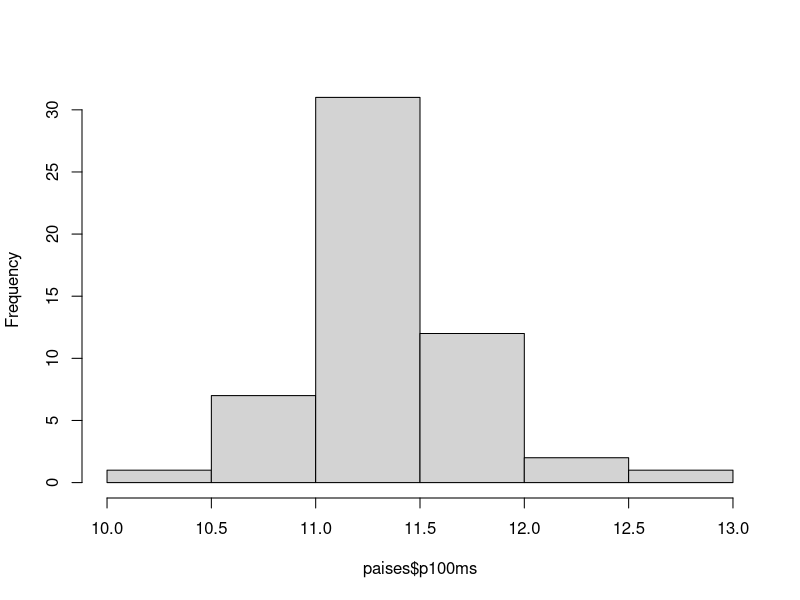
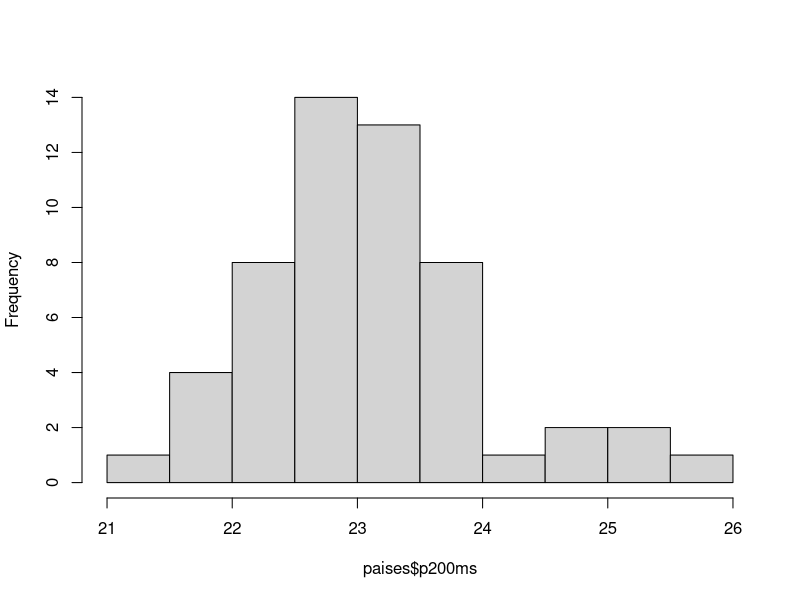
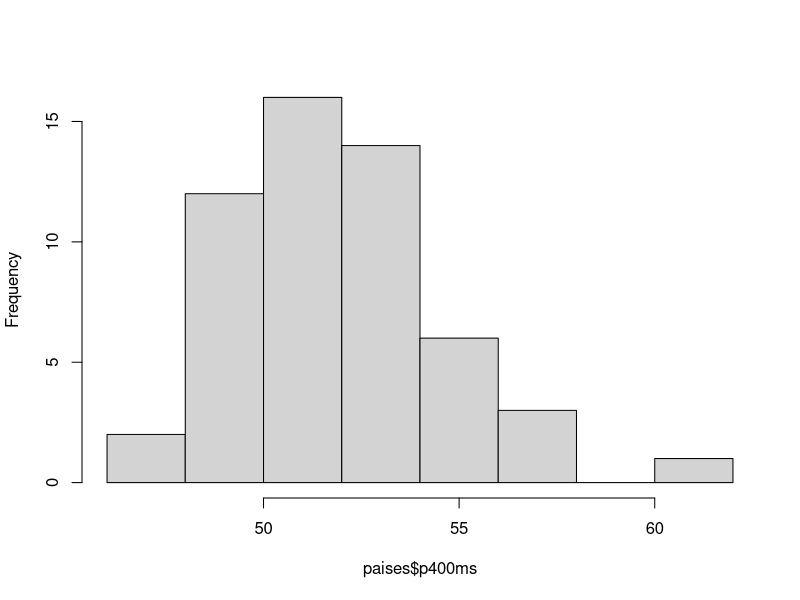
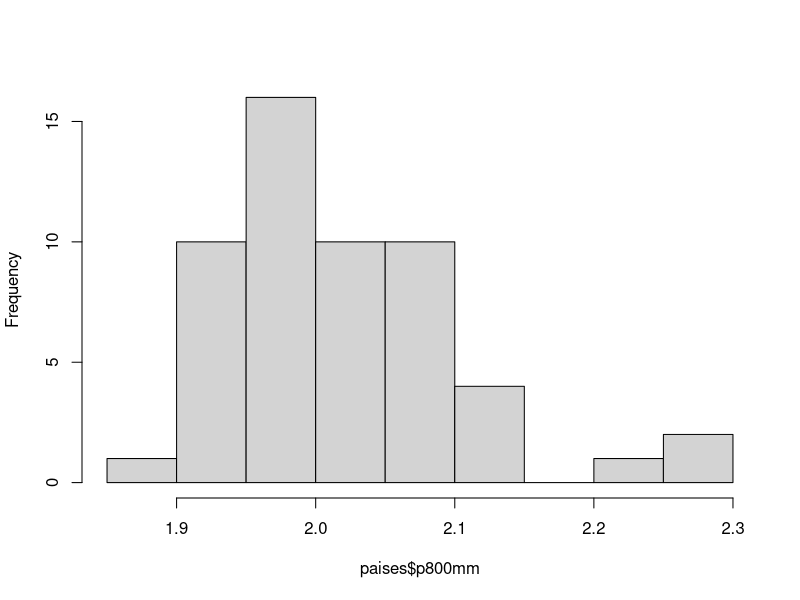
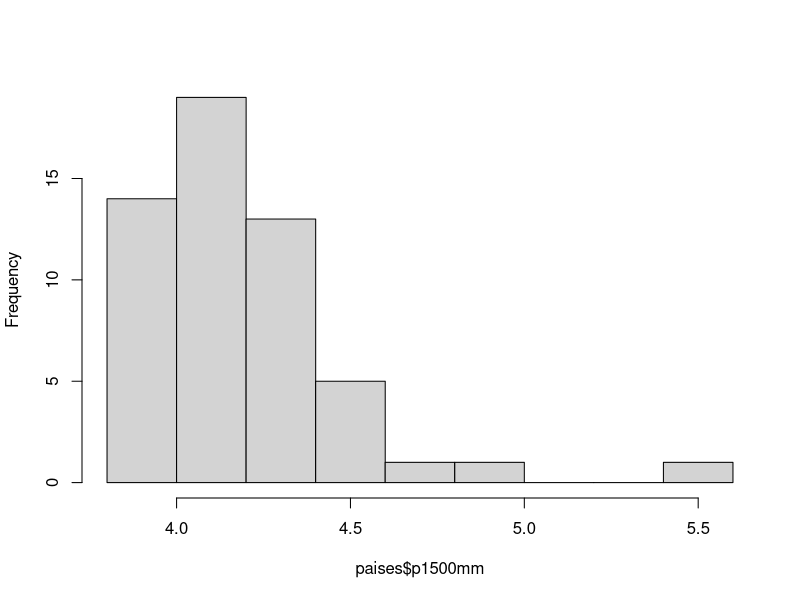
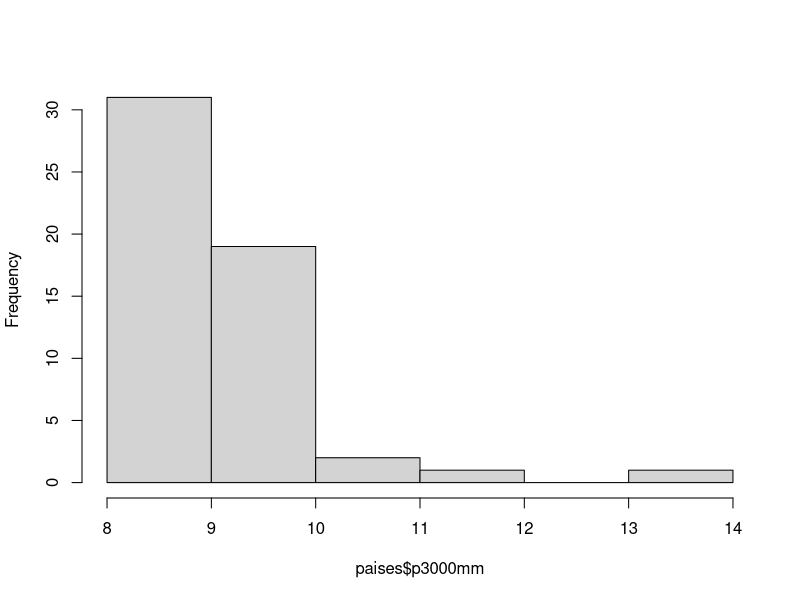
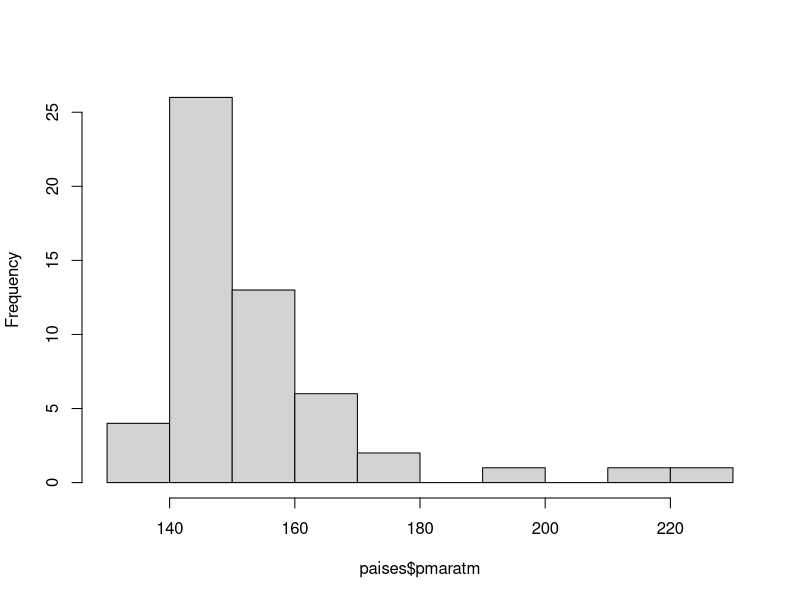
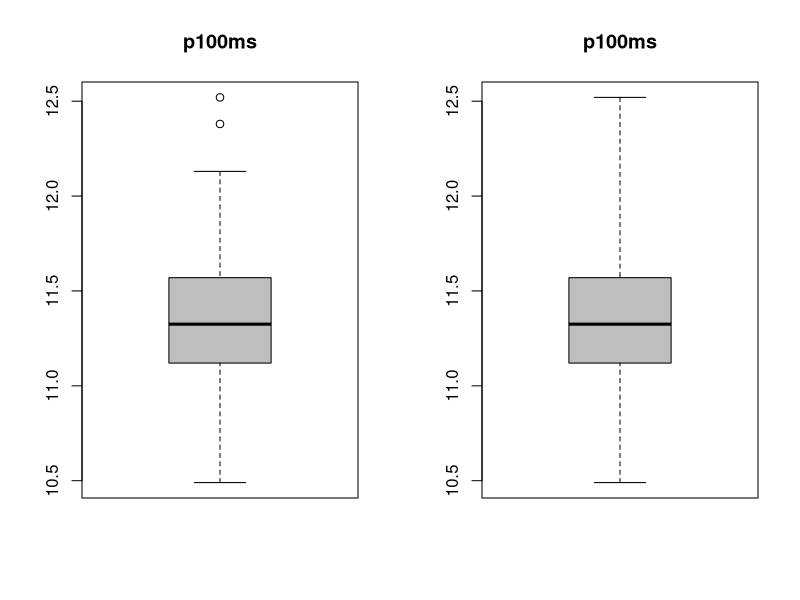

Write the R code that produced these figures, in order.
## ---- chunk 1
knitr::opts_chunk$set(echo = TRUE)
## ---- chunk 2
# Ler arquivo csv

paises <- read.csv("Base_Paises.csv", row.names=1, sep=";")


 
#Verificando o formato das variaveis
str(paises)

## ---- chunk 3
#Estatisticas descritivas
summary(paises)


## ---- chunk 4
# avaliando a distribuicaoo de cada variavel


hist(paises$p100ms,  main="")
hist(paises$p200ms,  main="")

hist(paises$p400ms,  main="")
hist(paises$p800mm,  main="")

hist(paises$p1500mm,  main="")
hist(paises$p3000mm,  main="")
hist(paises$pmaratm,  main="")


## ---- chunk 5
par (mfrow=c(1,2))
boxplot(paises$p100ms , main="p100ms", col="gray")
boxplot(paises$p100ms , main="p100ms", col="gray",range=3)

## ---- chunk 6
par (mfrow=c(1,7))
boxplot(paises$p100ms , main="p100ms", col="gray",range=3)
boxplot(paises$p200ms , main="p200ms" , col="gray" ,range=3)
boxplot(paises$p400ms,  main="p400ms", col="gray" ,range=3)
boxplot(paises$p800mm,  main="p800mm", col="gray",range=3)
boxplot(paises$p1500mm, main="p1500mm", col="gray" ,range=3)
boxplot(paises$p3000mm, main="p3000mm", col="gray",range=3)
boxplot(paises$pmaratm, main="pmaratm", col="gray",range=3)
par (mfrow=c(1,1))
  

## ---- chunk 7
# Realizando filtros

# selecionar as variaveis segmentadoras e excluindo outliers

paises_semout <- subset(paises, pmaratm <180, select=c(p100ms,p200ms,p400ms,p800mm, p1500mm,p3000mm,pmaratm) )

## ---- chunk 8
attach(paises_semout)

par (mfrow=c(1,7))
boxplot(paises_semout$p100ms , main="p100ms", col="brown",range=3)
boxplot(paises_semout$p200ms , main="p200ms", col="brown",range=3)
boxplot(paises_semout$p400ms,  main="p400ms" , col="brown",range=3)
boxplot(paises_semout$p800mm,  main="p800mm", col="brown",range=3)
boxplot(paises_semout$p1500mm, main="p1500mm", col="brown",range=3)
boxplot(paises_semout$p3000mm, main="p3000mm", col="brown",range=3)
boxplot(paises_semout$pmaratm, main="pmaratm", col="brown",range=3)
par (mfrow=c(1,7))


## ---- chunk 9

par (mfrow=c(3,3))

hist(p100ms)
hist(p200ms)
hist(p400ms)
hist(p800mm)
hist(p1500mm)
hist(p3000mm)
hist(pmaratm)
par (mfrow=c(1,1))



## ---- chunk 10

# matriz de correlacoes
matcor <- cor(paises_semout)
print(matcor, digits = 2)
 
# install.packages("corrplot")
library(corrplot)

corrplot::corrplot(matcor,  type = "lower" , method="number", col = "black", order="hclust")

## ---- chunk 11

# install.packages("lattice")
library(lattice)
library(ggplot2)


panel.cor <- function(x, y, digits=2, prefix ="", cex.cor,
    ...)  {
    usr <- par("usr")
    on.exit(par(usr))
    par(usr = c(0, 1, 0, 1))
    r <- cor(x, y , use = "pairwise.complete.obs")
    txt <- format(c(r, 0.123456789), digits = digits) [1]
    txt <- paste(prefix, txt, sep = "")
    if (missing(cex.cor))
        cex <- 0.5/strwidth(txt)
# abs(r) eh para que na saida as correlacoes ficam proporcionais
    text(0.5, 0.5, txt, cex = cex * abs(r))
}

panel.hist <- function(x, ...) {
    usr <- par("usr")
    on.exit(par(usr))
    par(usr = c(usr[1:2], 0, 1.5))
    h <- hist(x, plot = FALSE)
    breaks <- h$breaks
    nB <- length(breaks)
    y <- h$counts
    y <- y/max(y)
    rect(breaks[-nB], 0, breaks[-1], y, col = "red", border = "white", ...)
}


#pdf(file = "grafico.pdf")
pairs(paises_semout, lower.panel=panel.smooth, upper.panel=panel.cor, 
      diag.panel=panel.hist)



## ---- chunk 12

# criar grupos de paises de  acordo com o desempenho dos recoredes femininos.

# As variaveis tem que ser padronizadas devido a escala de cada uma.

# cluster utiliza a métrica de distancia 
summary(paises_semout)

Padr_paises_semout <- scale(paises_semout)

summary(Padr_paises_semout)


## ---- chunk 13

#### Cluster utilizando o metodo HIERARQUICO ####

hier_cluster<-hclust(dist(Padr_paises_semout),method='ward.D2')

#Método de Ward: utiliza para cada passo de agrupamento é calculado o coeficiente de correlação semiparcial.
# Outros metodos que podem ser usados:
# "ward", "single", "complete", "average", "mcquitty", "median" ou "centroid".
# A definicao de qual metodo usar varia com o objetivo do estudo e com o tipo de matriz de distancia usada.


d <- dist(Padr_paises_semout, method = "euclidean") # distance matrix


## ---- chunk 14
plot(hier_cluster, ylab='distancia', cex=0.6)

groups <- cutree(hier_cluster, k=4) # cut tree into 4 clusters
# draw dendogram with red borders around the 4 clusters
rect.hclust(hier_cluster, k=4, border="red") 

groups <- cutree(hier_cluster, k=5) # cut tree into 5 clusters
# draw dendogram with red borders around the 5 clusters
rect.hclust(hier_cluster, k=5, border="blue") 

groups <- cutree(hier_cluster, k=6) # cut tree into 6 clusters
# draw dendogram with red borders around the 5 clusters
rect.hclust(hier_cluster, k=6, border="green") 


## ---- chunk 15

#### Clusters utilizando o metodo NAO HIERARQUICO ####

# Precisamos definir a quantidade de cluster

# Determine number of clusters - Elbow method
wss <- (nrow(Padr_paises_semout )-1)*sum(apply(Padr_paises_semout ,1,var))
for (i in 1:10) wss[i] <- sum(kmeans(Padr_paises_semout ,iter.max=100,
                                     centers=i)$withinss)
plot(1:10, wss, type="b", xlab="Number of Clusters",
     ylab="Within groups sum of squares") 

## ---- chunk 16
# Gerando a quantidade de cluster com Kmeans
 
set.seed(1234)
output_cluster<-kmeans(Padr_paises_semout,5,iter=100)
output_cluster
## ---- chunk 17

# quantas entidade dentro de cada cluster
segmento<-output_cluster$cluster

prop.table(table(segmento))


## ---- chunk 18
# quais caracteristicas  de cada cluster
centros<-output_cluster$centers
centros

## ---- chunk 19
# quantas rodadas ate chegar nos clusters
Qte_iter<-output_cluster$iter
Qte_iter

## ---- chunk 20


# Mostrando Resultados
aggregate(paises_semout,by=list(segmento),FUN=mean)


## ---- chunk 21
# Mostrando Resultados em graficos

# Cluster Plot against 1st 2 principal components
# vary parameters for most readable graph
# install.packages("cluster")

library(cluster)
clusplot(Padr_paises_semout, output_cluster$cluster, color=TRUE, shade=TRUE,
         labels=2, lines=0 , cex=0.75)
## ---- chunk 22

# junta os arquivos em colunas
matriz<-cbind(paises_semout,Padr_paises_semout,segmento)
 
 
